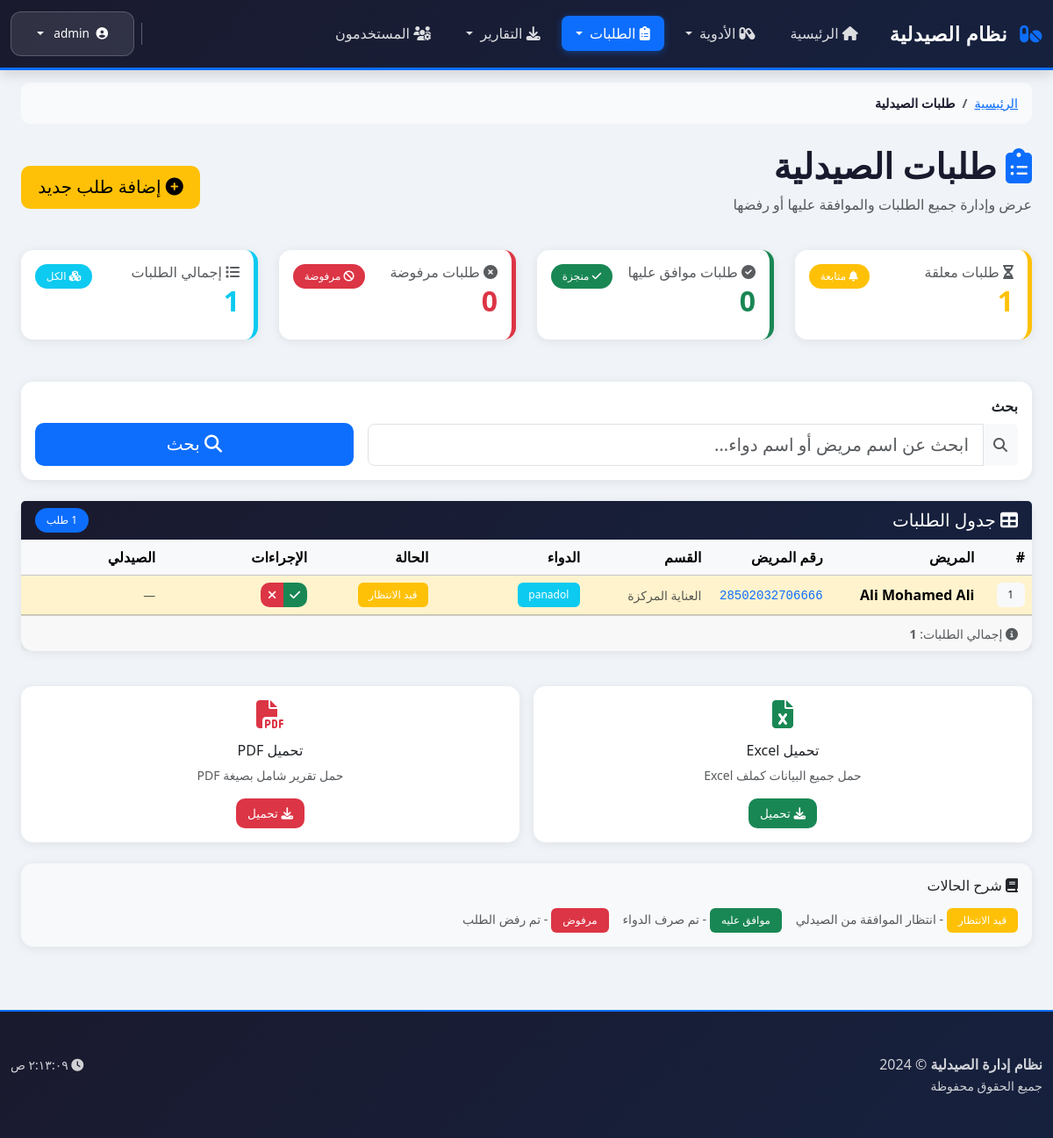
The app's page /pharmacy-orders (signed in) with its own data.
### tables this page shows
CREATE TABLE doctor_orders (
            id              INTEGER PRIMARY KEY AUTOINCREMENT,
            patient_name    TEXT    NOT NULL,
            patient_id      TEXT    NOT NULL,
            department      TEXT    NOT NULL,
            medicine_name   TEXT    NOT NULL,
            dose            TEXT    NOT NULL,
            notes           TEXT,
            status          TEXT    DEFAULT 'Pending',
            pharmacist_name TEXT,
            dispense_time   TEXT,
            pharmacy_type   TEXT,
            created_at      TEXT    DEFAULT (datetime('now', 'localtime'))
        );

### app.py (the view)
@app.route('/pharmacy-orders')
def pharmacy_orders():
    if 'user' not in session:
        return redirect(url_for('login'))
    search = request.args.get('search', '').strip()
    conn = database.connect()
    if search:
        orders = conn.execute("""
            SELECT * FROM doctor_orders
            WHERE patient_name LIKE ? OR medicine_name LIKE ?
            ORDER BY id DESC
        """, ('%' + search + '%', '%' + search + '%')).fetchall()
    else:
        orders = conn.execute(
            "SELECT * FROM doctor_orders ORDER BY id DESC"
        ).fetchall()
    pending_count = conn.execute(
        "SELECT COUNT(*) FROM doctor_orders WHERE status='Pending'"
    ).fetchone()[0]
    approved_count = conn.execute(
        "SELECT COUNT(*) FROM doctor_orders WHERE status='Approved'"
    ).fetchone()[0]
    rejected_count = conn.execute(
        "SELECT COUNT(*) FROM doctor_orders WHERE status='Rejected'"
    ).fetchone()[0]
    conn.close()
    return render_template(
        "pharmacy_orders.html",
        orders=orders,
        search=search,
        pending_count=pending_count,
        approved_count=approved_count,
        rejected_count=rejected_count
    )

### templates/pharmacy_orders.html (shortened to what this page needs)
{% extends "base.html" %}
{% block content %}
<nav aria-label="breadcrumb">
    <ol class="breadcrumb">
        <li class="breadcrumb-item"><a href="{{ url_for('dashboard') }}">الرئيسية</a></li>
        <li class="breadcrumb-item active">طلبات الصيدلية</li>
    </ol>
</nav>
<div class="row mb-4 align-items-center">
    <div class="col-12 col-md-6">
        <h1 class="display-6 fw-bold">
            <i class="fas fa-clipboard-list text-primary"></i> طلبات الصيدلية
        </h1>
        <p class="text-muted">عرض وإدارة جميع الطلبات والموافقة عليها أو رفضها</p>
    </div>
    <div class="col-12 col-md-6 text-md-end">
        {% if session.get('role') in ['doctor', 'admin'] %}
        <a href="{{ url_for('doctor_order') }}" class="btn btn-warning btn-lg">
            <i class="fas fa-plus-circle"></i> إضافة طلب جديد
        </a>
        {% endif %}
    </div>
</div>
<div class="row g-4 mb-5">
    <div class="col-lg-3 col-md-6">
        <div class="card border-start border-warning border-5 h-100">
            <div class="card-body">
                <div class="d-flex justify-content-between align-items-start">
                    <div>
                        <h6 class="text-muted mb-1">
                            <i class="fas fa-hourglass-half"></i> طلبات معلقة
                        </h6>
                        <h2 class="text-warning fw-bold">{{ pending_count }}</h2>
                    </div>
                    <div class="badge bg-warning rounded-pill">
                        <i class="fas fa-bell"></i> متابعة
                    </div>
                </div>
            </div>
        </div>
    </div>
    <div class="col-lg-3 col-md-6">
        <div class="card border-start border-success border-5 h-100">
            <div class="card-body">
                <div class="d-flex justify-content-between align-items-start">
                    <div>
                        <h6 class="text-muted mb-1">
                            <i class="fas fa-check-circle"></i> طلبات موافق عليها
                        </h6>
                        <h2 class="text-success fw-bold">{{ approved_count }}</h2>
                    </div>
                    <div class="badge bg-success rounded-pill">
                        <i class="fas fa-check"></i> منجزة
                    </div>
                </div>
            </div>
        </div>
    </div>
    <div class="col-lg-3 col-md-6">
        <div class="card border-start border-danger border-5 h-100">
            <div class="card-body">
                <div class="d-flex justify-content-between align-items-start">
                    <div>
                        <h6 class="text-muted mb-1">
                            <i class="fas fa-times-circle"></i> طلبات مرفوضة
                        </h6>
                        <h2 class="text-danger fw-bold">{{ rejected_count }}</h2>
                    </div>
                    <div class="badge bg-danger rounded-pill">
                        <i class="fas fa-ban"></i> مرفوضة
                    </div>
                </div>
            </div>
        </div>
    </div>
    <div class="col-lg-3 col-md-6">
        <div class="card border-start border-info border-5 h-100">
            <div class="card-body">
                <div class="d-flex justify-content-between align-items-start">
                    <div>
                        <h6 class="text-muted mb-1">
                            <i class="fas fa-list"></i> إجمالي الطلبات
                        </h6>
                        <h2 class="text-info fw-bold">{{ pending_count + approved_count + rejected_count }}</h2>
                    </div>
                    <div class="badge bg-info rounded-pill">
                        <i class="fas fa-cubes"></i> الكل
                    </div>
                </div>
            </div>
        </div>
    </div>
</div>
<div class="card mb-4">
    <div class="card-body">
        <form method="GET" class="row g-3 align-items-end">
            <div class="col-md-8">
                <label class="form-label fw-semibold">بحث</label>
                <div class="input-group">
                    <span class="input-group-text bg-light">
                        <i class="fas fa-search text-muted"></i>
                    </span>
                    <input
                        type="text"
                        name="search"
                        class="form-control form-control-lg"
                        placeholder="ابحث عن اسم مريض أو اسم دواء..."
                        value="{{ search }}"
                        autocomplete="off">
                </div>
            </div>
            <div class="col-md-4">
                <button type="submit" class="btn btn-primary btn-lg w-100">
                    <i class="fas fa-search"></i> بحث
                </button>
            </div>
        </form>
    </div>
</div>
<div class="card">
    <div class="card-header d-flex justify-content-between align-items-center">
        <h5 class="mb-0">
            <i class="fas fa-table"></i> جدول الطلبات
        </h5>
        <span class="badge bg-primary rounded-pill">
            {{ orders|length }} طلب
        </span>
    </div>
    <div class="table-responsive">
        <table class="table table-hover align-middle mb-0">
            <thead class="table-light">
                <tr>
                    <th style="width: 5%;">#</th>
                    <th style="width: 15%;">المريض</th>
                    <th style="width: 12%;">رقم المريض</th>
                    <th style="width: 12%;">القسم</th>
                    <th style="width: 15%;">الدواء</th>
                    <th style="width: 12%;">الحالة</th>
                    <th style="width: 15%;">الإجراءات</th>
                    <th style="width: 14%;">الصيدلي</th>
                </tr>
            </thead>
            <tbody>
                {% if orders %}
                    {% for order in orders %}
                    <tr class="{% if order.status == 'Pending' %}table-warning{% elif order.status == 'Approved' %}table-success{% elif order.status == 'Rejected' %}table-danger{% endif %}">
                        <td>
                            <span class="badge bg-light text-dark">{{ order.id }}</span>
                        </td>
                        <td>
                            <strong>{{ order.patient_name }}</strong>
                        </td>
                        <td>
                            <code class="text-primary">{{ order.patient_id }}</code>
                        </td>
                        <td>
                            <small class="text-muted">{{ order.department }}</small>
                        </td>
                        <td>
                            <span class="badge bg-info text-white">{{ order.medicine_name }}</span>
                        </td>
                        <td>
                            {% if order.status == 'Pending' %}
                                <span class="badge bg-warning">قيد الانتظار</span>
                            {% elif order.status == 'Approved' %}
                                <span class="badge bg-success">موافق عليه</span>
                            {% elif order.status == 'Rejected' %}
                                <span class="badge bg-danger">مرفوض</span>
                            {% endif %}
                        </td>
                        <td>
                            {% if order.status == 'Pending' %}
                            <div class="btn-group btn-group-sm" role="group">
                                <a href="{{ url_for('approve', order_id=order.id) }}"
                                   class="btn btn-success"
                                   title="الموافقة"
                                   onclick="return confirm('هل تريد الموافقة على هذا الطلب؟');">
                                    <i class="fas fa-check"></i>
                                </a>
                                <a href="{{ url_for('reject', order_id=order.id) }}"
                                   class="btn btn-danger"
                                   title="الرفض"
                                   onclick="return confirm('هل تريد رفض هذا الطلب؟');">
                                    <i class="fas fa-times"></i>
                                </a>
                            </div>
                            {% endif %}
                        </td>
                        <td>
                            {% if order.pharmacist_name %}
                                <small class="text-muted">
                                    <i class="fas fa-user"></i> {{ order.pharmacist_name }}
                                </small>
                                <br>
                                <small class="text-muted" title="{{ order.dispense_time }}">
                                    <i class="fas fa-clock"></i> {{ order.dispense_time }}
                                </small>
                            {% else %}
                                <small class="text-muted">—</small>
                            {% endif %}
                        </td>
                    </tr>
                    {% endfor %}
                {% endif %}
            </tbody>
        </table>
    </div>
    <div class="card-footer text-muted">
        <small>
            <i class="fas fa-info-circle"></i>
            إجمالي الطلبات: <strong>{{ orders|length }}</strong>
        </small>
    </div>
</div>
<div class="row mt-4 g-3">
    <div class="col-md-6">
        <div class="card">
            <div class="card-body text-center">
                <i class="fas fa-file-excel fa-2x text-success mb-3 d-block"></i>
                <h6 class="card-title">تحميل Excel</h6>
                <p class="text-muted small">حمل جميع البيانات كملف Excel</p>
                <a href="{{ url_for('export_excel') }}" class="btn btn-success btn-sm">
                    <i class="fas fa-download"></i> تحميل
                </a>
            </div>
        </div>
    </div>
    <div class="col-md-6">
        <div class="card">
            <div class="card-body text-center">
                <i class="fas fa-file-pdf fa-2x text-danger mb-3 d-block"></i>
                <h6 class="card-title">تحميل PDF</h6>
                <p class="text-muted small">حمل تقرير شامل بصيغة PDF</p>
                <a href="{{ url_for('export_pdf') }}" class="btn btn-danger btn-sm">
                    <i class="fas fa-download"></i> تحميل
                </a>
            </div>
        </div>
    </div>
</div>
<div class="row mt-4">
    <div class="col-12">
        <div class="card bg-light">
            <div class="card-body">
                <h6 class="card-title mb-3">
                    <i class="fas fa-book"></i> شرح الحالات
                </h6>
                <div class="row g-3">
                    <div class="col-auto">
                        <span class="badge bg-warning">قيد الانتظار</span>
                        <small class="text-muted">- انتظار الموافقة من الصيدلي</small>
                    </div>
                    <div class="col-auto">
                        <span class="badge bg-success">موافق عليه</span>
                        <small class="text-muted">- تم صرف الدواء</small>
                    </div>
                    <div class="col-auto">
                        <span class="badge bg-danger">مرفوض</span>
                        <small class="text-muted">- تم رفض الطلب</small>
                    </div>
                </div>
            </div>
        </div>
    </div>
</div>
{% endblock %}

### records on screen
doctor_orders: id "1", patient_name "Ali Mohamed Ali", patient_id "28502032706666", department "العناية المركزة", medicine_name "panadol", status "قيد الانتظار"

### other values on screen
{{ session.get('user', 'Guest') }} "admin"
{{ pending_count }} "1"
{{ approved_count }} "0"
{{ rejected_count }} "0"
{{ pending_count + approved_count + rejected_count }} "1"
{{ orders|length }} "1"
